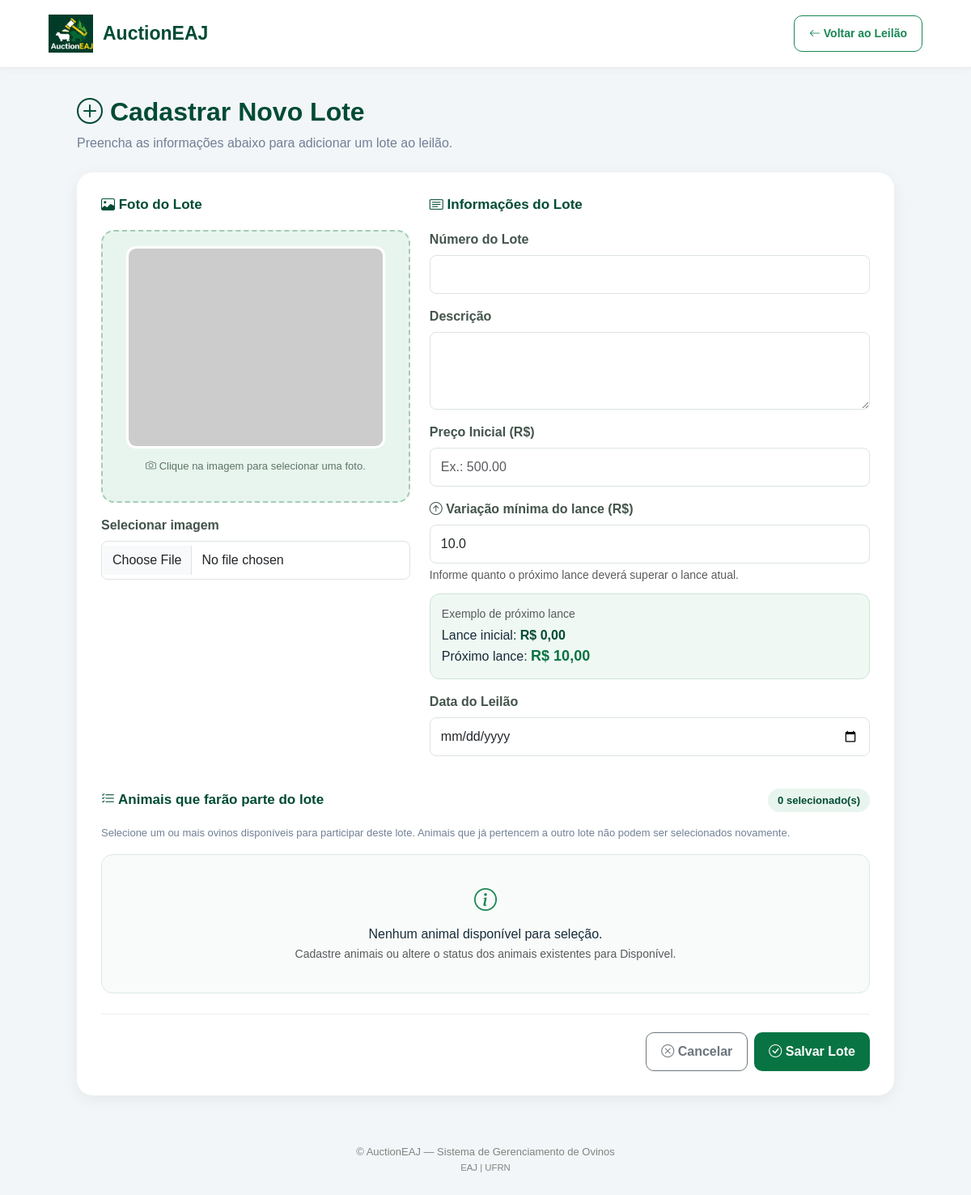
/cadastrar_lote/ (signed in), run on an earlier commit of the app's database.
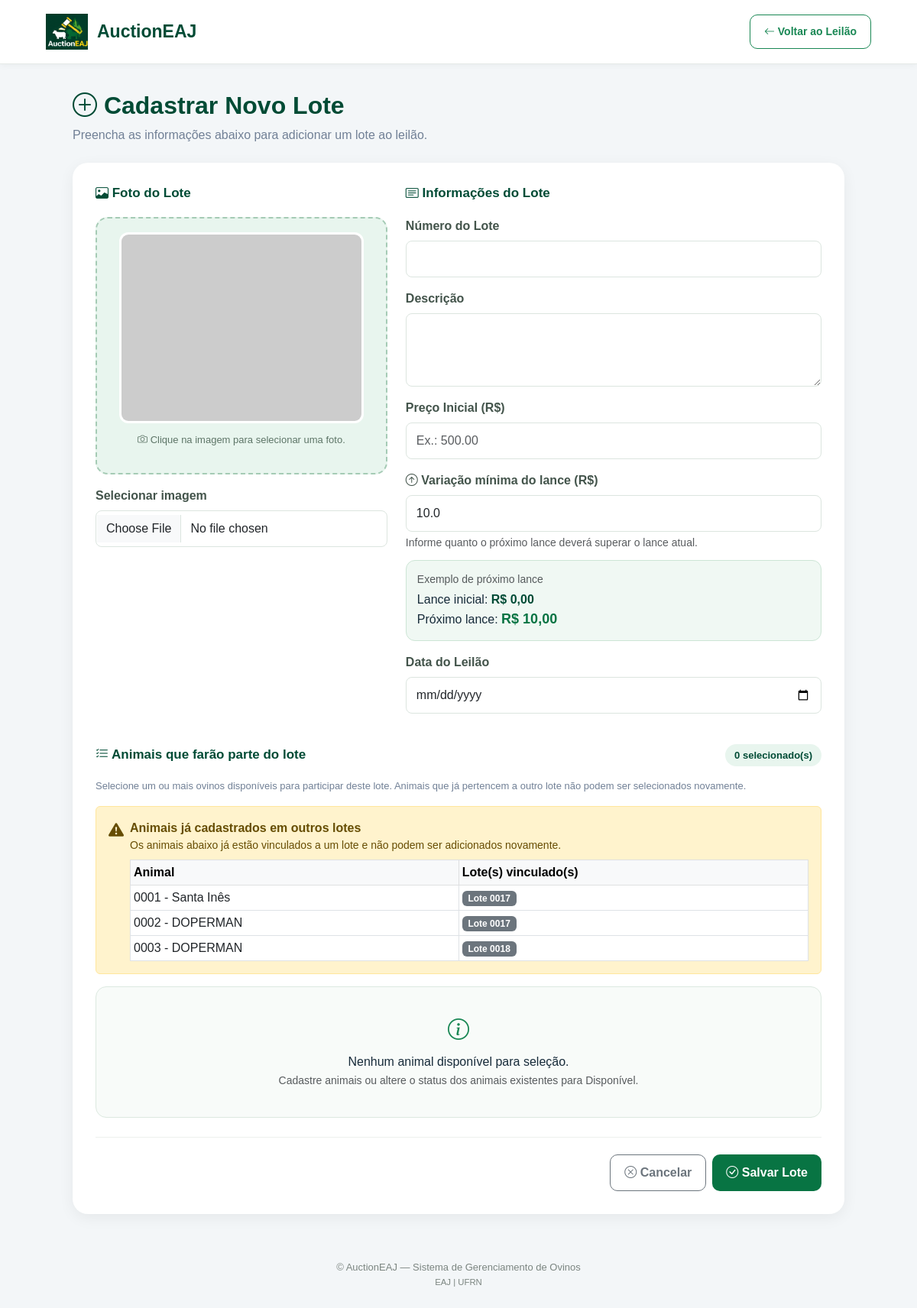
And on a later commit of the database.
### ovinos/models.py (models this page shows, shortened)
class Ovino(models.Model):
    SEXO_CHOICES = (
        ('M', 'Macho'),
        ('F', 'Fêmea'),
    )
    STATUS_CHOICES = (
        ('Disponível', 'Disponível'),
        ('Vendido', 'Vendido'),
        ('Reservado', 'Reservado'),
    )
    numero_brinco = models.CharField(max_length=20, unique=True)
    raca = models.CharField(max_length=50)
    sexo = models.CharField(max_length=1, choices=SEXO_CHOICES)
    cor = models.CharField(max_length=30)
    peso_atual = models.DecimalField(max_digits=5, decimal_places=2)
    altura = models.DecimalField(max_digits=5, decimal_places=2)
    quantidade_crias = models.IntegerField(blank=True, null=True)
    peso_ao_nascer = models.DecimalField(max_digits=5, decimal_places=2, blank=True, null=True)
    filiacao = models.CharField(max_length=100, blank=True, null=True)
    status = models.CharField(max_length=20, choices=STATUS_CHOICES, default='Disponível')
    data_nascimento = models.DateField(blank=True, null=True)
    foto = models.ImageField(upload_to='fotos_ovinos/', blank=True, null=True)
    def __str__(self):
        return f"{self.numero_brinco} - {self.raca}"

class LoteLeilao(models.Model):
    numero_lote = models.CharField(max_length=50, unique=True)
    descricao = models.TextField()
    data_leilao = models.DateField()
    preco_inicial = models.DecimalField(
        max_digits=10,
        decimal_places=2
    )
    variacao_lance = models.DecimalField(
        max_digits=10,
        decimal_places=2,
        default=10.00,
        verbose_name="Variação mínima do lance"
    )
    foto = models.ImageField(
        upload_to='fotos_ovinos/',
        blank=True,
        null=True
    )
    encerrado = models.BooleanField(default=False)
    ovinos = models.ManyToManyField(
        Ovino,
        related_name='lotes',
        blank=True
    )

### ovinos/views.py (the view)
# urls.py: path('cadastrar_lote/', views.cadastrar_lote, name='cadastrar_lote'),
@login_required
@user_passes_test(lambda u: u.is_superuser)
@login_required
@user_passes_test(lambda u: u.is_superuser)
def cadastrar_lote(request):
    if request.method == 'POST':
        form = LoteLeilaoForm(
            request.POST,
            request.FILES
        )
        if form.is_valid():
            animais_selecionados = form.cleaned_data.get(
                'ovinos'
            )
            ids_animais = [
                animal.pk for animal in animais_selecionados
            ]
            with transaction.atomic():
                list(
                    Ovino.objects.select_for_update().filter(
                        pk__in=ids_animais
                    )
                )
                animais_bloqueados = Ovino.objects.filter(
                    pk__in=ids_animais,
                    lotes__isnull=False
                ).distinct()
                if animais_bloqueados.exists():
                    brincos = ', '.join(
                        str(animal.numero_brinco)
                        for animal in animais_bloqueados
                    )
                    form.add_error(
                        'ovinos',
                        'Não foi possível cadastrar o lote. '
                        f'O(s) animal(is) {brincos} já pertence(m) '
                        'a outro lote.'
                    )
                else:
                    lote = form.save()
                    quantidade = lote.ovinos.count()
                    messages.success(
                        request,
                        f'Lote cadastrado com sucesso! '
                        f'{quantidade} animal(is) associado(s).'
                    )
                    return redirect('leilao_view')
        if not form.is_valid() or form.errors:
            messages.error(
                request,
                'Não foi possível cadastrar o lote. '
                'Verifique os campos informados e os animais selecionados.'
            )
    else:
        form = LoteLeilaoForm()
    ovinos_em_lotes = (
        Ovino.objects
        .filter(lotes__isnull=False)
        .distinct()
        .prefetch_related('lotes')
        .order_by('numero_brinco')
    )
    return render(
        request,
        'ovinos/cadastrar_lote.html',
        {
            'form': form,
            'ovinos_em_lotes': ovinos_em_lotes,
        }
    )

### ovinos/templates/ovinos/cadastrar_lote.html (shortened to what the changed rows need)
{% load widget_tweaks %}
{% load static %}
<!DOCTYPE html>
<html lang="pt-BR">
<head>
    <link href="https://cdn.jsdelivr.net/npm/bootstrap@5.3.0/dist/css/bootstrap.min.css" rel="stylesheet">
    <link href="https://cdn.jsdelivr.net/npm/bootstrap-icons@1.11.3/font/bootstrap-icons.css" rel="stylesheet">
</head>
<body>
<header class="topbar">
 {% load static %}
    <a href="{% url 'home' %}" class="brand">
        <h2>AuctionEAJ</h2>
    </a>
</header>
<main class="main-container">
    <div class="mb-4">
        <h2 class="page-title">
            <i class="bi bi-plus-circle"></i> Cadastrar Novo Lote
        </h2>
    </div>
    <div class="form-card">
        <form method="post" enctype="multipart/form-data">
<div class="mt-4">
    {% if ovinos_em_lotes %}
        <div class="alert alert-warning mb-3">
            <div class="d-flex align-items-start gap-2">
                <i class="bi bi-exclamation-triangle-fill fs-5"></i>
                <div class="w-100">
                    <strong>Animais já cadastrados em outros lotes</strong>
                    <p class="small mb-2">
                        Os animais abaixo já estão vinculados a um lote e não podem
                        ser adicionados novamente.
                    </p>
                    <div class="table-responsive">
                        <table class="table table-sm table-bordered bg-white mb-0 align-middle">
                            <thead class="table-light">
                                <tr>
                                    <th>Animal</th>
                                    <th>Lote(s) vinculado(s)</th>
                                </tr>
                            </thead>
                            <tbody>
                                {% for animal in ovinos_em_lotes %}
                                    <tr>
                                        <td>{{ animal }}</td>
                                        <td>
                                            {% for lote_vinculado in animal.lotes.all %}
                                                <span class="badge bg-secondary">
                                                    Lote {{ lote_vinculado.numero_lote }}
                                                </span>
                                            {% empty %}
                                                <span class="text-muted">
                                                    Não informado
                                                </span>
                                            {% endfor %}
                                        </td>
                                    </tr>
                                {% endfor %}
                            </tbody>
                        </table>
                    </div>
                </div>
            </div>
        </div>
    {% endif %}
</div>
        </form>
    </div>
</main>
</body>
</html>

What changed in the data, as far as the page shows it:
now on this page (row unchanged): Ovino: numero_brinco+raca "0001 - Santa Inês"
added LoteLeilao: numero_lote "0017"
added Ovino: numero_brinco+raca "0002 - DOPERMAN"
added Ovino: numero_brinco+raca "0003 - DOPERMAN"
added LoteLeilao: numero_lote "0018", shown under "0003 - DOPERMAN"
Also different on the page:
text now shown: "Animais já cadastrados em outros lotes Os animais abaixo já estão vinculados a um lote e não podem ser adicionados novamente. Animal Lote(s) vinculado(s)"
